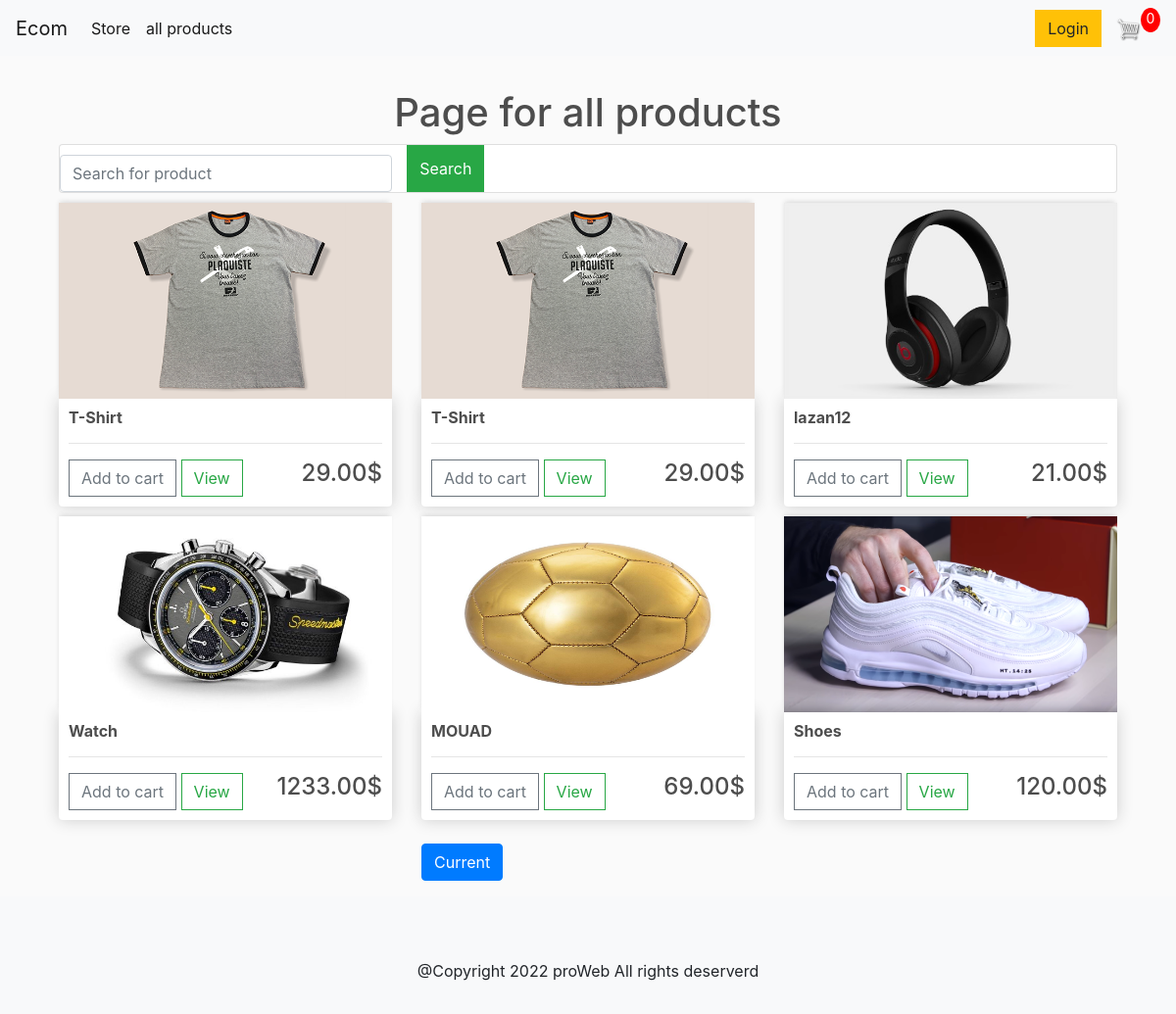
The page /all_products/ on the database its author committed.
### store/models.py (models this page shows, shortened)
class Product(models.Model):
    name = models.CharField(max_length=100)
    price = models.DecimalField(max_digits=7, decimal_places=2)
    digital = models.BooleanField(default=False, null=True, blank=True)
    image = models.ImageField(null=True, blank=True)
    @property
    def imageURL(self):
        try:
            url = self.image.url
        except:
            url = ''
        return url

### store/views.py (the view)
# urls.py: path('all_products/', views.all_products, name='all_products'),
def all_products(request):
    products = Product.objects.all()
    item_name = request.GET.get("item_name")
    if item_name != "" and item_name is not None:
        products = products.filter(name__icontains=item_name)
    paginator = Paginator(products, 6)
    page = request.GET.get("page")
    products = paginator.get_page(page)
    data = cardData(request)
    cartItems = data['cartItems']
    context = {'products': products, 'cartItems': cartItems}
    return render(request, 'store/all_products.html', context)

### store/utils.py (called while the page is built, shortened)
def cookieCart(request):
    try:
        cart = json.loads(request.COOKIES['cart'])
    except:
        cart = {}
    print(cart)
    items = []
    order = {'get_card_total': 0, 'get_card_items': 0, 'shipping': False}
    cartItems = order['get_card_items']
    return {'cartItems': cartItems, 'order': order, 'items': items}

def cardData(request):
    if request.user.is_authenticated:
        customer = request.user.customer
        order, created = Order.objects.get_or_create(
            customer=customer, complete=False)
        items = order.orderitem_set.all()
        cartItems = order.get_card_items
    else:
        cookieData = cookieCart(request)
        items = cookieData['items']
        cartItems = cookieData['cartItems']
        order = cookieData['order']
    return {'cartItems': cartItems, 'order': order, 'items': items}

### store/templates/store/all_products.html (shortened to what this page needs)
{% extends 'store/main.html' %}
{% load static %}
{% block content %}
<div class="container">
    <div class="row">
        <div class="col-lg-12 text-center">
            <h1>Page for all products </h1>
            <form class="card card-sm" method="GET">
                <div class="row">
                    <div class="col-lg-4">
                        <input type="search" name="item_name" placeholder="Search for product"
                            class="form-control form-control-borderless">
                    </div>
                    <button class="btn btn-success" type="submit">Search</button>
                </div>
            </form>
        </div>
    </div>
    <div class="row">
        {% for product in products %}
        <div class="col-lg-4">
            <img class="thumbnail" src="{{product.imageURL}}" alt="">
            <div class="box-element product">
                <h6><strong>{{product.name}}</strong></h6>
                <hr>
                <button data-product="{{product.id}}" data-action="add" class="btn btn-outline-secondary add-btn update-cart">Add to cart</button>
                <a class="btn btn-outline-success" href="#">View</a>
                <h4 style="display: inline-block; float: right;">{{product.price}}$</h4>
            </div>
        </div>
        {% endfor %}
    </div>
    <div class="row">
        <div class="col-md-3 offset-md-4 mt-4">
            <ul class="pagination">
                    <li class="page-item active">
                        <a class="page-link" href="?page={{products.number}}">Current</a>
                    </li>
            </ul>
        </div>
    </div>
</div>
{% endblock %}

### static/css/main.css (style rules this page uses)
body { background-color: hsl(0, 0%, 98%); }
h1,h2,h3,h4,h5,h6 { color:hsl(0, 0%, 30%); }
.box-element { box-shadow:hsl(0, 0%, 80%) 0 0 16px; background-color: #fff; border-radius: 4px; padding: 10px; }
.thumbnail { width: 100%; height: 200px; -webkit-box-shadow: -1px -3px 5px -2px rgba(214,214,214,1); -moz-box-shadow: -1px -3px 5px -2px rgba(214,214,214,1); box-shadow: -1px -3px 5px -2px rgba(214,214,214,1); }
.product { border-radius: 0 0 4px 4px; }
.col-lg-4, .col-lg-6, .col-lg-8, .col-lg-12 { margin-top: 10px; }
.btn { border-radius: 0; }

### rows shown on the page
Product: imageURL (picture), name "T-Shirt", price "29.00"
Product: imageURL (picture), name "T-Shirt", price "29.00"
Product: imageURL (picture), name "lazan12", price "21.00"
Product: imageURL (picture), name "Watch", price "1233.00"
Product: imageURL (picture), name "MOUAD", price "69.00"
Product: imageURL (picture), name "Shoes", price "120.00"

### other values the page prints
{{ cartItems }} "0"
